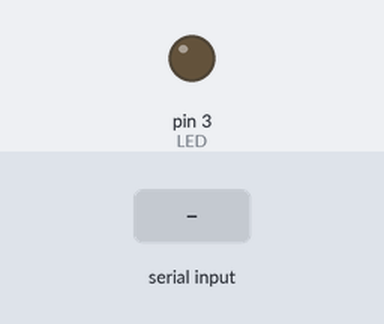
Bench run of a sketch on a simulated Arduino Uno, built with avr-gcc and run on an emulated ATmega328P. Parts: output pins drawn as LEDs (lit = HIGH). The inputs (shaded band) are chosen by the test bench.

Above: at 1.2 s.
1.3 s: "on\n" received over Serial
At 1.8 s:
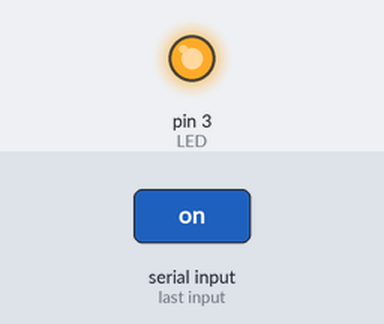
2.9 s: "off\n" received over Serial
At 4.2 s:
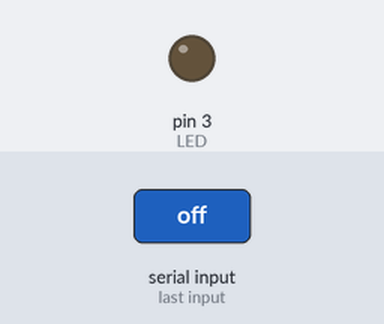
Timing chart, 0 to 5.9 s (numbered marks = the images above; inputs shaded):
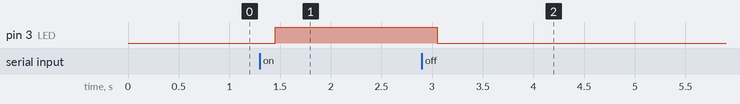

The sketch:

slave.ino
```cpp
//Giao tiếp 2 board Arduino (Slave)
const int LED = 3; //Sử dụng chân 13 điều khiển đèn LED
String data = "";   //Khai báo biến data lưu lệnh mà master gửi đến
void setup()
{
  pinMode(LED, OUTPUT); // Khai báo sử dụng pin số 13 làm OUTPUT
  digitalWrite(LED,LOW); // Ban đầu cho đèn LED tắt
  Serial.begin(9600); // Khai báo sử dụng Serial với tốc độ baud = 9600
}
void loop()
{
  if (Serial.available() > 0) // Nếu có lệnh gửi đến
  {
       char c = Serial.read(); //Đọc từng kí tự
      // Kiểm tra kết thúc câu lệnh
      if (c == '\n'){
        if (data == "on"){
          digitalWrite(LED, HIGH);// Nếu lệnh gửi đến là "on" thì bật đèn LED
        } else
        if (data == "off"){
          digitalWrite(LED, LOW); //Nếu lệnh gửi đến là "off" thì tắt đèn LED
        }
        data = "";
      } else // Nếu chưa phát hiện kí tự kết thúc câu lệnh thì tiết tục ghi nhận.
        data = data + c;

         //String incomingString = Serial.readString();
         //Serial.print("Received: " + incomingString);
  }
  delay(50);
}
```

Measured:
- after the input at 1.3 s, pin 3 (LED): LOW → HIGH after 0.15 s
- after the input at 2.9 s, pin 3 (LED): HIGH → LOW after 0.15 s
